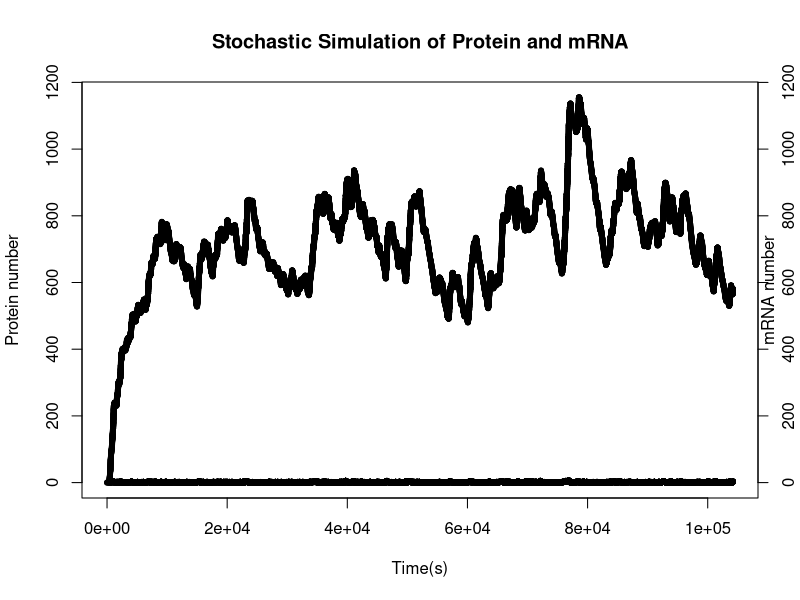

Reproduce this figure in R.
#============================================

#variables
c_transcription <- 0.005
c_translation <- 0.167
c_mrnaloss <- log(2)/120
c_proteinloss <- log(2)/3600

cycle_count <- 30000

#initial values
t <- 0 #time
mRNA <- 0
Protein <- 0
DNA <- 1

#Edit here
#=============================================
#storage
time_store <- c(0)
mRNA_store <- c(mRNA)
protein_store <- c(Protein)

#main code
counter <- 1
while (counter <= cycle_count){
  
  a1 <- c_transcription * DNA
  a2 <- c_translation * mRNA
  a3 <- c_mrnaloss * mRNA
  a4 <- c_proteinloss * Protein
  
  a_total <- a1 + a2 + a3 + a4
  r1 <- runif(1)
  tau <- (1/a_total) * log(1/r1)
  t <- t + tau
  
  r2 <- runif(1)
  comparison = a_total * r2
  
  if (comparison < a1) {
    mRNA <- mRNA +1
    
  } else if (comparison < a1+a2) {
    Protein <- Protein + 1
    
  } else if (comparison < a1+a2+a3) {
    mRNA <- mRNA - 1
    
  } else if (comparison < a_total) {
    Protein <- Protein - 1
    
  }
  
  mRNA_store <- c(mRNA_store, mRNA)
  protein_store <-c(protein_store, Protein)
  time_store <- c(time_store, t)
  counter <- counter + 1}


#Plotting
plot(time_store, protein_store, xlab = 'Time(s)', ylab = 'Protein number', pch = 20)
points(time_store, mRNA_store, pch = 20 )
axis(side=4)
mtext('mRNA number', side = 4)
title(main = 'Stochastic Simulation of Protein and mRNA')

